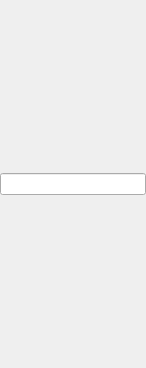
<?xml version="1.0" encoding="UTF-8"?>
<ui version="4.0">
 <class>SessionManagerWidget</class>
 <widget class="QWidget" name="SessionManagerWidget">
  <property name="geometry">
   <rect>
    <x>0</x>
    <y>0</y>
    <width>146</width>
    <height>368</height>
   </rect>
  </property>
  <property name="sizePolicy">
   <sizepolicy hsizetype="Fixed" vsizetype="Preferred">
    <horstretch>0</horstretch>
    <verstretch>0</verstretch>
   </sizepolicy>
  </property>
  <property name="windowTitle">
   <string notr="true"/>
  </property>
  <layout class="QVBoxLayout" name="verticalLayout">
   <property name="spacing">
    <number>1</number>
   </property>
   <property name="leftMargin">
    <number>0</number>
   </property>
   <property name="topMargin">
    <number>0</number>
   </property>
   <property name="rightMargin">
    <number>0</number>
   </property>
   <property name="bottomMargin">
    <number>0</number>
   </property>
   <item>
    <widget class="QLineEdit" name="lineEdit"/>
   </item>
  </layout>
 </widget>
 <resources/>
 <connections/>
</ui>
